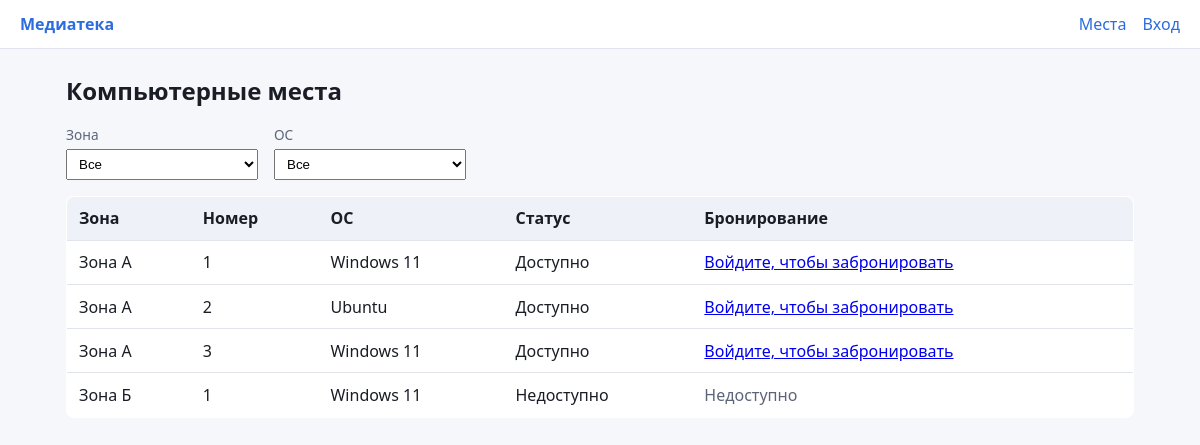
The page / on the database its author committed.
### library_booking/models.py (models this page shows, shortened)
class ComputerPlace(models.Model):
    number = models.PositiveIntegerField('Номер')
    zone = models.CharField('Зона', max_length=100)
    operating_system = models.CharField('Операционная система', max_length=100)
    status = models.ForeignKey(
        Status,
        verbose_name='Статус',
        on_delete=models.PROTECT,
        related_name='places',
        limit_choices_to={'kind': StatusKind.PLACE},
    )
    class Meta:
        verbose_name = 'Компьютерное место'
        verbose_name_plural = 'Компьютерные места'
        constraints = [
            models.UniqueConstraint(fields=('zone', 'number'), name='uniq_zone_number'),
        ]
    def is_available_for_booking(self) -> bool:
        return (
            self.status.kind == StatusKind.PLACE
            and self.status.code == StatusCodes.PLACE_AVAILABLE
        )

class Status(models.Model):
    code = models.SlugField(max_length=50)
    label = models.CharField('Подпись', max_length=100)
    kind = models.CharField('Тип', max_length=10, choices=StatusKind.choices)
    class Meta:
        verbose_name = 'Статус'
        verbose_name_plural = 'Статусы'
        constraints = [
            models.UniqueConstraint(fields=('code', 'kind'), name='uniq_status_code_kind'),
        ]

### library_booking/views.py (the view)
# urls.py: path('', views.place_list, name='place_list'),
def place_list(request):
    ctx = _place_list_context(request)
    if request.GET.get('partial') == '1':
        return render(request, 'library_booking/_place_list_inner.html', ctx)
    return render(request, 'library_booking/place_list.html', ctx)

### library_booking/forms.py (shortened to what this page needs)
class BookingForm(forms.ModelForm):
    class Meta:
        model = Booking
        fields = ('place', 'date', 'start_time', 'duration')
        widgets = {
            'date': forms.DateInput(attrs={'type': 'date'}),
            'start_time': forms.TimeInput(attrs={'type': 'time'}),
            'duration': forms.NumberInput(attrs={'min': 15, 'step': 15}),
        }

### library_booking/views.py (called while the page is built)
def _place_list_queryset(request):
    qs = ComputerPlace.objects.select_related('status').order_by('zone', 'number')
    zone = request.GET.get('zone') or ''
    os_name = request.GET.get('os') or ''
    if zone:
        qs = qs.filter(zone=zone)
    if os_name:
        qs = qs.filter(operating_system=os_name)
    return qs, zone, os_name

def _place_list_context(request, booking_form=None):
    places, zone, os_name = _place_list_queryset(request)
    zones = (
        ComputerPlace.objects.order_by('zone')
        .values_list('zone', flat=True)
        .distinct()
    )
    systems = (
        ComputerPlace.objects.order_by('operating_system')
        .values_list('operating_system', flat=True)
        .distinct()
    )
    return {
        'places': places,
        'zones': zones,
        'systems': systems,
        'current_zone': zone,
        'current_os': os_name,
        'booking_form': booking_form if booking_form is not None else BookingForm(),
    }

### library_booking/templates/library_booking/place_list.html (shortened to what this page needs)
{% extends "library_booking/base.html" %}
{% load static %}
{% block content %}
<h1>Компьютерные места</h1>
<section class="filters" aria-label="Фильтры">
  <label>Зона
    <select id="filter-zone" name="zone">
      <option value="">Все</option>
    </select>
  </label>
  <label>ОС
    <select id="filter-os" name="os">
      <option value="">Все</option>
    </select>
  </label>
</section>
<div id="place-list-inner">
  {% include "library_booking/_place_list_inner.html" %}
</div>
{% endblock %}

### library_booking/templates/library_booking/_place_list_inner.html
<table class="data-table">
  <thead>
    <tr>
      <th>Зона</th>
      <th>Номер</th>
      <th>ОС</th>
      <th>Статус</th>
      <th>Бронирование</th>
    </tr>
  </thead>
  <tbody>
    {% for p in places %}
      <tr>
        <td>{{ p.zone }}</td>
        <td>{{ p.number }}</td>
        <td>{{ p.operating_system }}</td>
        <td>{{ p.status.label }}</td>
        <td>
          {% if p.is_available_for_booking %}
            {% if user.is_authenticated %}
              <form class="inline-booking" method="post" action="{% url 'library_booking:booking_create' %}">
                {% csrf_token %}
                <input type="hidden" name="place" value="{{ p.id }}">
                <input type="date" name="date" required value="{% now "Y-m-d" %}">
                <input type="time" name="start_time" required>
                <input type="number" name="duration" value="60" min="15" step="15" title="Минуты">
                <button type="submit">Заявка</button>
              </form>
            {% else %}
              <a href="{% url 'library_booking:login' %}?next={{ request.path }}">Войдите, чтобы забронировать</a>
            {% endif %}
          {% else %}
            <span class="muted">Недоступно</span>
          {% endif %}
        </td>
      </tr>
    {% empty %}
      <tr><td colspan="5">Нет мест по выбранным фильтрам.</td></tr>
    {% endfor %}
  </tbody>
</table>

### library_booking/static/library_booking/style.css (style rules this page uses)
:root { --bg: #f6f7fb; --card: #fff; --text: #1a1d26; --muted: #5c647a; --accent: #2d6cdf; --border: #e1e4ec; }
* { box-sizing: border-box; }
body { margin: 0; font-family: system-ui, -apple-system, Segoe UI, Roboto, sans-serif; background: var(--bg); color: var(--text); line-height: 1.5; }
h1 { font-size: 1.5rem; margin-top: 0; }
.filters { display: flex; flex-wrap: wrap; gap: 1rem; margin-bottom: 1rem; }
.filters label { display: flex; flex-direction: column; font-size: 0.85rem; color: var(--muted); }
.filters select { margin-top: 0.25rem; min-width: 12rem; padding: 0.35rem 0.5rem; }
.data-table { width: 100%; border-collapse: collapse; background: var(--card); border: 1px solid var(--border); border-radius: 8px; overflow: hidden; }
.data-table th, .data-table td { padding: 0.6rem 0.75rem; border-bottom: 1px solid var(--border); text-align: left; vertical-align: middle; }
.data-table th { background: #eef1f8; font-weight: 600; }
.muted { color: var(--muted); }

### rows shown on the page
ComputerPlace: zone "Зона А", number "1", operating_system "Windows 11", status.label "Доступно"
ComputerPlace: zone "Зона А", number "2", operating_system "Ubuntu", status.label "Доступно"
ComputerPlace: zone "Зона А", number "3", operating_system "Windows 11", status.label "Доступно"
ComputerPlace: zone "Зона Б", number "1", operating_system "Windows 11", status.label "Недоступно"
